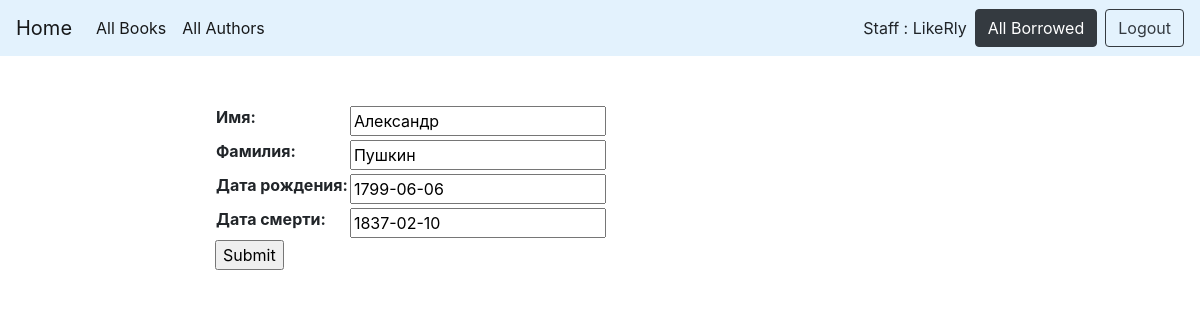
Screenshot of /catalog/author/1/update/ (signed in) with the database file from the repository.
### catalog/models.py (models this page shows, shortened)
class Author(models.Model):
    first_name = models.CharField('Имя', max_length=100, help_text='')
    last_name = models.CharField('Фамилия', max_length=100, help_text='')
    first_name_ml = models.CharField('Имя (родной язык)', max_length=100, null=True, blank=True, help_text='')
    last_name_ml = models.CharField('Фамилия (родной язык)', max_length=100, null=True, blank=True, help_text='')
    date_of_birth = models.DateField('Дата рождения', null=True, blank=True, help_text='')
    date_of_death = models.DateField('Дата смерти', null=True, blank=True, help_text='')
    class Meta:
        ordering = ['last_name', 'first_name']
        permissions = (("can_change_authors_data", "Add, edit, delete authors"),)

### catalog/views.py (the view)
# urls.py: path('author/<int:pk>/update/', views.AuthorUpdate.as_view(), name='author_update'),
class AuthorUpdate(PermissionRequiredMixin, UpdateView):
    model = Author
    fields = ['first_name', 'last_name', 'date_of_birth', 'date_of_death']
    permission_required = 'catalog.can_mark_returned'

### catalog/templates/catalog/author_form.html (shortened to what this page needs)
{% extends "base_generic.html" %}
{% block content %}
  <form action="" method="post">
      <table>
      {{ form.as_table }}
      </table>
      <input type="submit" value="Submit" />
  </form>
{% endblock %}

### catalog/templates/base_generic.html (shortened to what this page needs)
<!DOCTYPE html>
<html lang="ru">
<head>
  <link rel="stylesheet" href="https://stackpath.bootstrapcdn.com/bootstrap/4.1.3/css/bootstrap.min.css">
  {% load static %}
  <link rel="stylesheet" href="{% static 'css/styles.css' %}">
</head>
<body>
<nav class="navbar navbar-expand-lg navbar-light" style="background-color: #e3f2fd;">
  <a class="navbar-brand" href="{% url 'index' %}">Home</a>
  <div class="collapse navbar-collapse" id="navbarSupportedContent">
    <ul class="navbar-nav mr-auto">
      <li class="nav-item active">
        <a class="nav-link" href="{% url 'books' %}">All Books <span class="sr-only">(current)</span></a>
      </li>
      <li class="nav-item active">
        <a class="nav-link" href="{% url 'authors' %}">All Authors <span class="sr-only">(current)</span></a>
      </li>
    </ul>
    {% if user.is_authenticated and not user.is_staff %}
      <div class="mr-sm-2"> User: {{ user.get_username }} </div>
      <a class="btn btn btn-dark mr-sm-2" href="{% url 'my-borrowed' %}" role="button">My Borrowed</a>
      <a class="btn btn-outline-dark my-2 my-sm-0" href="{% url 'logout'%}?next={{request.path}}" role="button">Logout</a>
    {% elif user.is_staff and user.is_authenticated %}
    <div class="mr-sm-2"> Staff : {{ user.get_username }} </div>
      {% if perms.catalog.can_mark_returned %}
      <a class="btn btn btn-dark mr-sm-2" href="{% url 'all-borrowed' %}" role="button">All Borrowed</a>
      {% endif %}
    <a class="btn btn-outline-dark my-2 my-sm-0" href="{% url 'logout'%}?next={{request.path}}" role="button">Logout</a>
    {% else %}
      <a class="btn btn-outline-dark" href="{% url 'login' %}?next={{request.path}}" role="button">Login</a>
    {% endif %}
  </div>
</nav>
<div class="container-fluid">
<div class="row">
  <div class="col-sm-2"></div>
  <div class="col-sm-10 ">
      <br>
      <br>
  {% block content %}{% endblock %}
  </div>
</div>
</div>
</body>
</html>

### rows the page displays
Author: first_name "Александр", last_name "Пушкин", date_of_birth "1799-06-06", date_of_death "1837-02-10"

### other values shown
{{ user.get_username }} "LikeRly"
